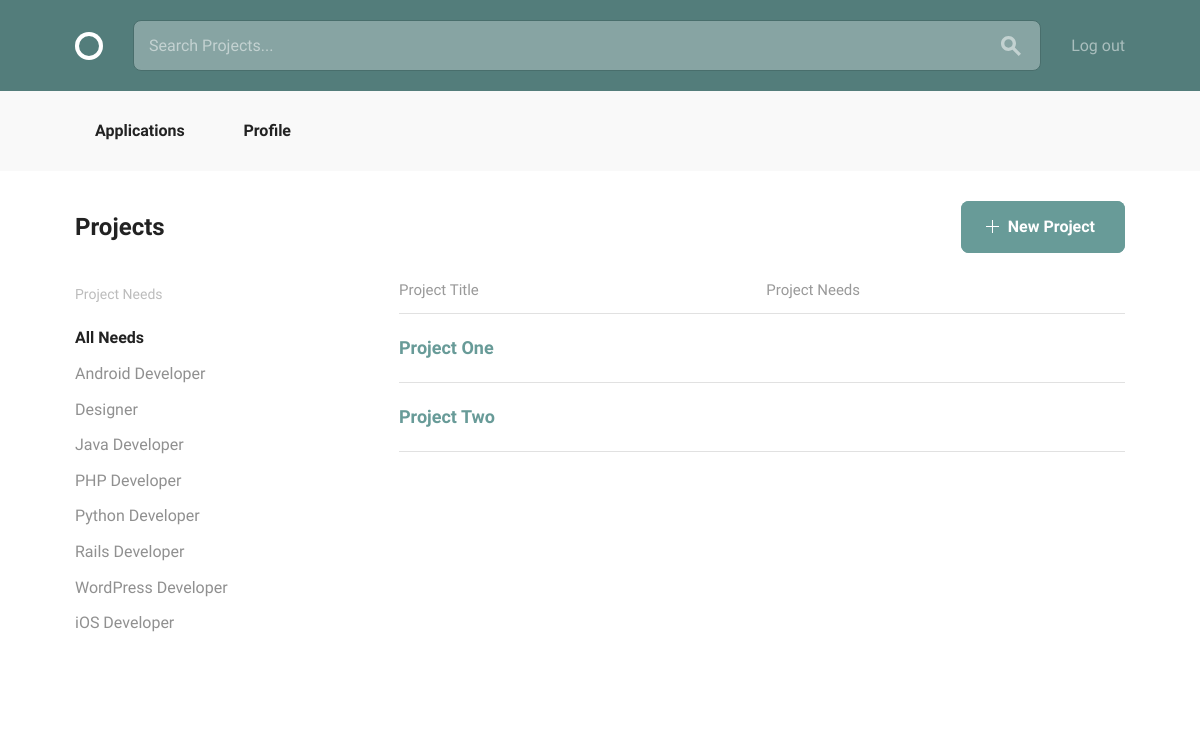
The app's page /projects/ (signed in), older data.
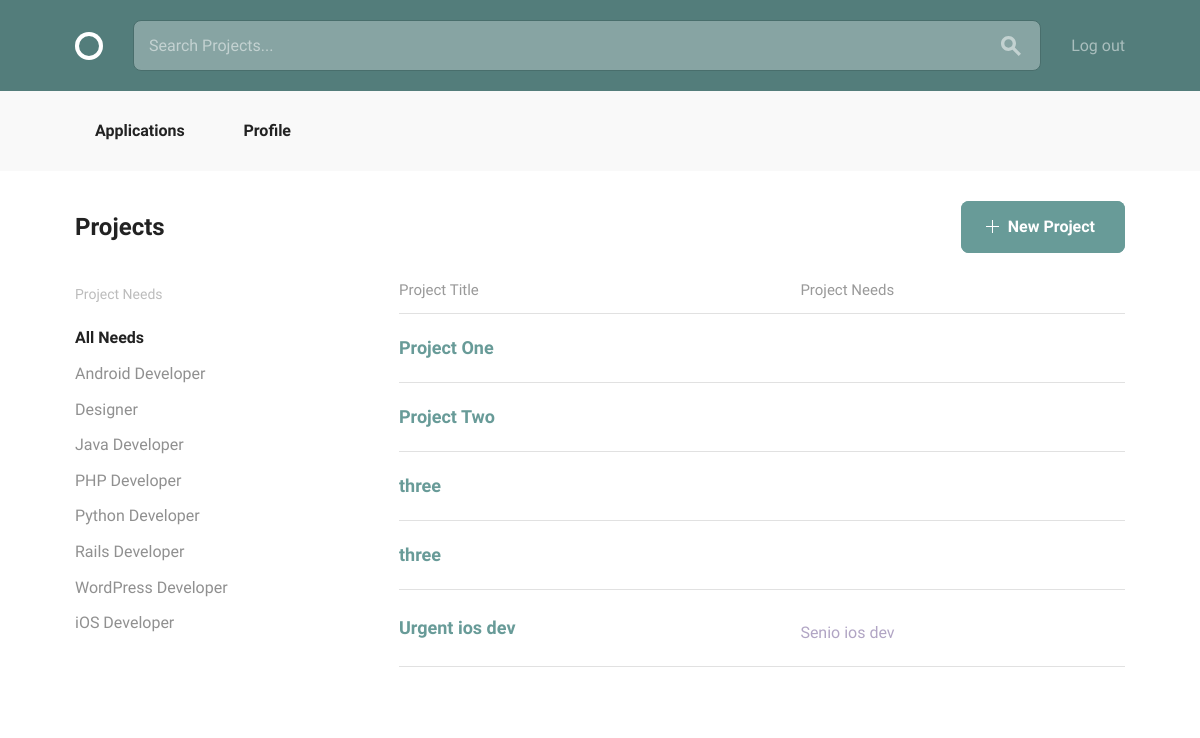
The same page, newer data.
### projects/models.py (models this page shows, shortened)
class Project(models.Model):
    owner = models.ForeignKey(settings.AUTH_USER_MODEL,
                              related_name="projects")
    title = models.CharField(max_length=140)
    description = models.TextField()
    concluded = models.BooleanField(default=False)
    time_line_description = models.TextField(default='')
    applicant_req = models.TextField(default='')

class Position(models.Model):
    position_title = models.CharField(max_length=40)
    skill = models.ForeignKey(Skill, related_name='positions')
    description = models.TextField(default='')
    project = models.ForeignKey(Project, related_name='positions')
    filled = models.BooleanField(default=False)
    def __str__(self):
        return self.position_title

### projects/views.py (the view)
class AllProjects(LoginRequiredMixin, PrefetchRelatedMixin, generic.ListView):
    model = models.Project
    prefetch_related = ["positions"]

### projects/templates/projects/project_list.html
{% extends "layout.html" %}
{% block body_content %}
<div class="bounds circle--page">
    <div class="circle--page--header circle--fluid">
        <div class="circle--fluid--cell circle--fluid--primary">
            <h2>Projects</h2>
        </div>
        <div class="circle--fluid--cell circle--fluid--secondary">
            <a class="button button-primary icon-on-left" href="{% url 'projects:create_project' %}">
                <svg version="1.1" xmlns="http://www.w3.org/2000/svg" xmlns:xlink="http://www.w3.org/1999/xlink" x="0px" y="0px" viewBox="0 0 13 13" style="enable-background:new 0 0 13 13;" xml:space="preserve" class="add">
            <polygon points="7,6 7,0 6,0 6,6 0,6 0,7 6,7 6,13 7,13 7,7 13,7 13,6 "/>
          </svg>
                New Project
            </a>
        </div>
    </div>
    <div class="grid-25">
        <div class="circle--filter circle--secondary--module">
            <h4>Project Needs</h4>
            <ul class="circle--filter--list">
                <li><a class="selected">All Needs</a></li>
                <li><a>Android Developer</a></li>
                <li><a>Designer</a></li>
                <li><a>Java Developer</a></li>
                <li><a>PHP Developer</a></li>
                <li><a>Python Developer</a></li>
                <li><a>Rails Developer</a></li>
                <li><a>WordPress Developer</a></li>
                <li><a>iOS Developer</a></li>
            </ul>
        </div>
    </div>
    <div class="grid-70 grid-push-5">
        <table class="u-full-width circle--table">
            <thead>
            <tr>
                <th>Project Title</th>
                <th class="circle--cell--right">Project Needs</th>
            </tr>
            </thead>
            <tbody>
            {% for project in project_list %}
            <tr class="clickable-row" data-href="{% url 'projects:detail_project' pk=project.pk %}">
                <td>
                    <h3>{{ project.title }}</h3>
                </td>
                <td class="circle--cell--right">
                    {% for position in project.positions.all %}
                        <p class="secondary-label">{{ position }}</p>
                    {% endfor %}
                </td>
            </tr>
            {% endfor %}
            </tbody>
        </table>
    </div>
</div>
{% endblock %}

Row changes from the older to the newer data that the page shows:
added Project: title "three"
added Project: title "three"
added Project: title "Urgent ios dev"
added Position: position_title "Senio ios dev"
